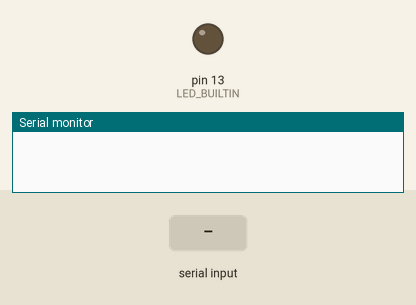
Recording of a sketch running on a simulated Arduino Uno, built with avr-gcc and run on an emulated ATmega328P. Parts: output pins drawn as LEDs (lit = HIGH), the last lines printed to the serial monitor. The test bench sets the inputs (shaded band).

Above: at 1.2 s.
1.3 s: "defective\n" received over Serial
At 2.5 s:
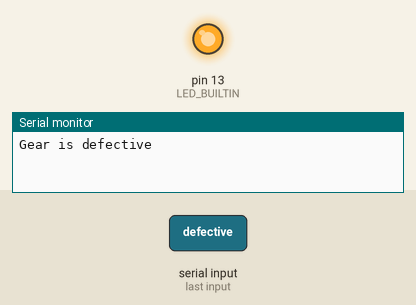
2.8 s: "quit\n" received over Serial
At 3.5 s:
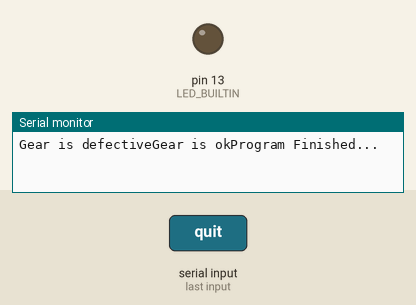
Timing chart, 0 to 5.8 s (numbered marks = the images above; inputs shaded):
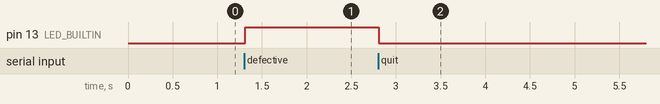

Measured:
- after the input at 1.3 s, pin 13 (LED_BUILTIN): LOW → HIGH at once
- after the input at 2.8 s, pin 13 (LED_BUILTIN): HIGH → LOW at once

The sketch:

sketch_mar02a.ino
```cpp
String InBytes;


void setup() {
  // put your setup code here, to run once:
  Serial.begin(9600);
  pinMode(LED_BUILTIN, OUTPUT);
}

void loop() {
  // put your main code here, to run repeatedly:
  if(Serial.available() > 0){
    InBytes = Serial.readStringUntil('\n');
    if(InBytes == "defective"){
      digitalWrite(LED_BUILTIN, HIGH);
      Serial.write("Gear is defective");
    }
    else{
      digitalWrite(LED_BUILTIN, LOW);
      Serial.write("Gear is ok");
    }

    if(InBytes == "quit"){
      digitalWrite(LED_BUILTIN, LOW);
      Serial.write("Program Finished...");
    }

//    if(InBytes == "ok"){
//      digitalWrite(LED_BUILTIN, LOW);
//      Serial.write("off");
//    } else{
//      Serial.write("Invalid input");
//    }
  }
}
```
